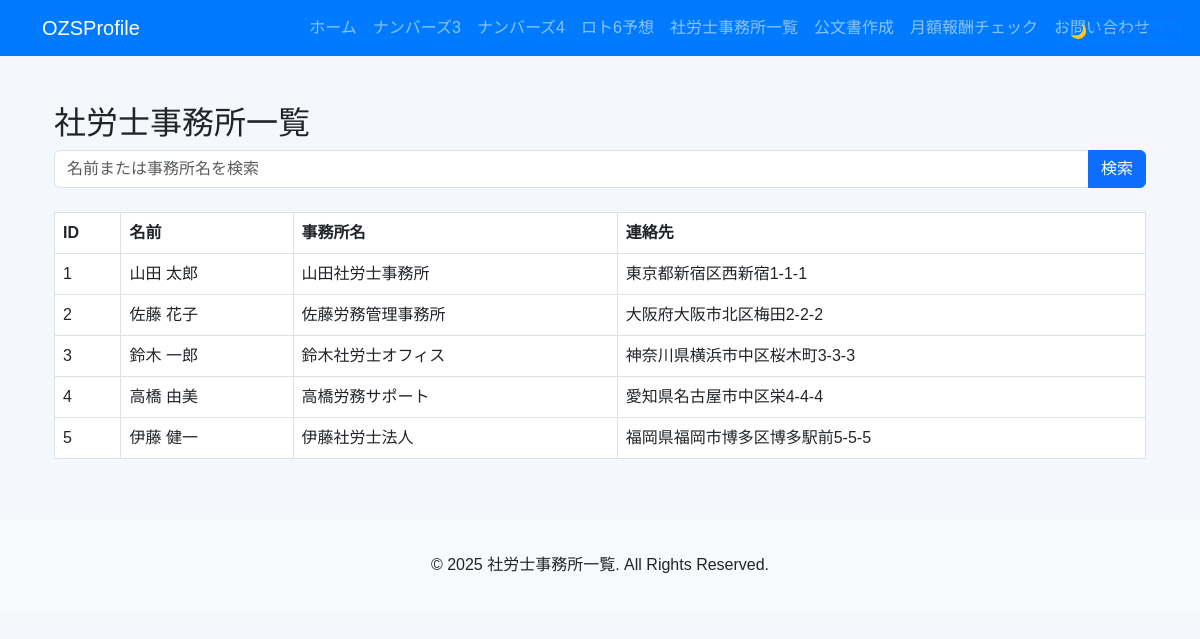
Page /SyaroushiItiran.html on the committed database.
### models.py (models this page shows)
class SyaroushiTable(db.Model):
    __tablename__ = 'SyaroushiTable'  # テーブル名
    id = db.Column(db.Integer, primary_key=True)  # 主キー
    name = db.Column(db.String(50), nullable=False)  # 名前
    office = db.Column(db.String(50), nullable=False)
    address = db.Column(db.String(50), nullable=False)
    phone = db.Column(db.String(50), nullable=False)
    url = db.Column(db.String(50), nullable=False)
    region = db.Column(db.String(50), nullable=False)
    def __repr__(self):
        return f'<SyaroushiTable {self.name} - {self.office}>'

### app.py (the view)
@app.route('/SyaroushiItiran.html', methods=['GET'])
def syaroushi_list():
    query = request.args.get('query', '')  # 検索キーワードを取得
    if query:
        results = SyaroushiTable.query.filter(
            (SyaroushiTable.name.ilike(f"%{query}%")) |
            (SyaroushiTable.office.ilike(f"%{query}%"))
        ).all()
    else:
        results = SyaroushiTable.query.all()
    print("検索ワード",query)
    print("ーーーーーーーーーーーーーーーーーーーー")
    print("検索結果",results)
    return render_template('SyaroushiItiran.html', data=results, query=query)

### templates/SyaroushiItiran.html (shortened to what this page needs)
{% extends "base.html" %}
{% block content %}
<div class="container">
    <h2 class="mt-4">社労士事務所一覧</h2>
        <form method="GET" action="/search" class="mb-4">
        <div class="input-group">
            <input type="text" name="query" class="form-control" placeholder="名前または事務所名を検索" value="{{ query }}">
            <button type="submit" class="btn btn-primary">検索</button>
        </div>
    </form>
    <table class="table table-bordered">
        <thead>
            <tr>
                <th>ID</th>
                <th>名前</th>
                <th>事務所名</th>
                <th>連絡先</th>
            </tr>
        </thead>
        <tbody>
            {% for info in data %}
            <tr>
                <td>{{ info.id }}</td>
                <td>{{ info.name }}</td>
                <td>{{ info.office }}</td>
                <td>{{ info.address }}</td>
            </tr>
            {% endfor %}
        </tbody>
    </table>
</div>
{% endblock %}

### templates/base.html (shortened to what this page needs)
<!DOCTYPE html>
<html lang="ja">
<head>
    <link href="https://cdn.jsdelivr.net/npm/bootstrap@5.3.0/dist/css/bootstrap.min.css" rel="stylesheet">
    <link rel="stylesheet" href="{{ url_for('static', filename='style.css') }}">
</head>
<body>
    <button class="btn btn-sm btn-outline-primary btn-toggle" style="position: fixed; top: 1rem; right: 1rem; z-index: 999;">
        🌙 ダークモード
      </button>
    <nav class="navbar navbar-expand-lg navbar-dark">
        <div class="container">
            <a class="navbar-brand" href="#">OZSProfile</a>
            <div class="collapse navbar-collapse" id="navbarNav">
                <ul class="navbar-nav ms-auto">
                    <li class="nav-item"><a class="nav-link" href="{{ url_for('home') }}">ホーム</a></li>
                    <li class="nav-item"><a class="nav-link" href="{{ url_for('index') }}">ナンバーズ3</a></li>
                    <li class="nav-item"><a class="nav-link" href="{{ url_for('index2') }}">ナンバーズ4</a></li>
                    <li class="nav-item"><a class="nav-link" href="{{ url_for('index3') }}">ロト6予想</a></li>
                    <li class="nav-item"><a class="nav-link" href="{{ url_for('syaroushi_list') }}">社労士事務所一覧</a></li>
                    <li class="nav-item"><a class="nav-link" href="{{ url_for('form') }}">公文書作成</a></li>
                    <li class="nav-item"><a class="nav-link" href="{{ url_for('check_view') }}">月額報酬チェック</a></li>
                    <li class="nav-item"><a class="nav-link" href="{{ url_for('contact') }}">お問い合わせ</a></li>
                </ul>
            </div>
        </div>
    </nav>
    <div class="container py-4">
        {% block content %}
        {% endblock %}
    </div>
    <footer>
        <p class="text-center my-4">&copy; 2025 社労士事務所一覧. All Rights Reserved.</p>
    </footer>
</body>
</html>

### static/style.css (style rules this page uses)
:root { --bg-color: #f4f7fb; --card-bg: #ffffff; --text-color: #212529; --table-header: #e9f2ff; --accent: #0d6efd; }
body { display: flex; flex-direction: column; min-height: 100vh; font-family: Arial, sans-serif; background-color: var(--bg-color); color: var(--text-color); transition: background-color 0.3s ease, color 0.3s ease; }
.navbar { background-color: #007bff !important; }
footer { background: #f8f9fa; text-align: center; padding: 10px 0; margin-top: 20px; }

### rows in the picture
SyaroushiTable: id "1", name "山田 太郎", office "山田社労士事務所", address "東京都新宿区西新宿1-1-1"
SyaroushiTable: id "2", name "佐藤 花子", office "佐藤労務管理事務所", address "大阪府大阪市北区梅田2-2-2"
SyaroushiTable: id "3", name "鈴木 一郎", office "鈴木社労士オフィス", address "神奈川県横浜市中区桜木町3-3-3"
SyaroushiTable: id "4", name "高橋 由美", office "高橋労務サポート", address "愛知県名古屋市中区栄4-4-4"
SyaroushiTable: id "5", name "伊藤 健一", office "伊藤社労士法人", address "福岡県福岡市博多区博多駅前5-5-5"
